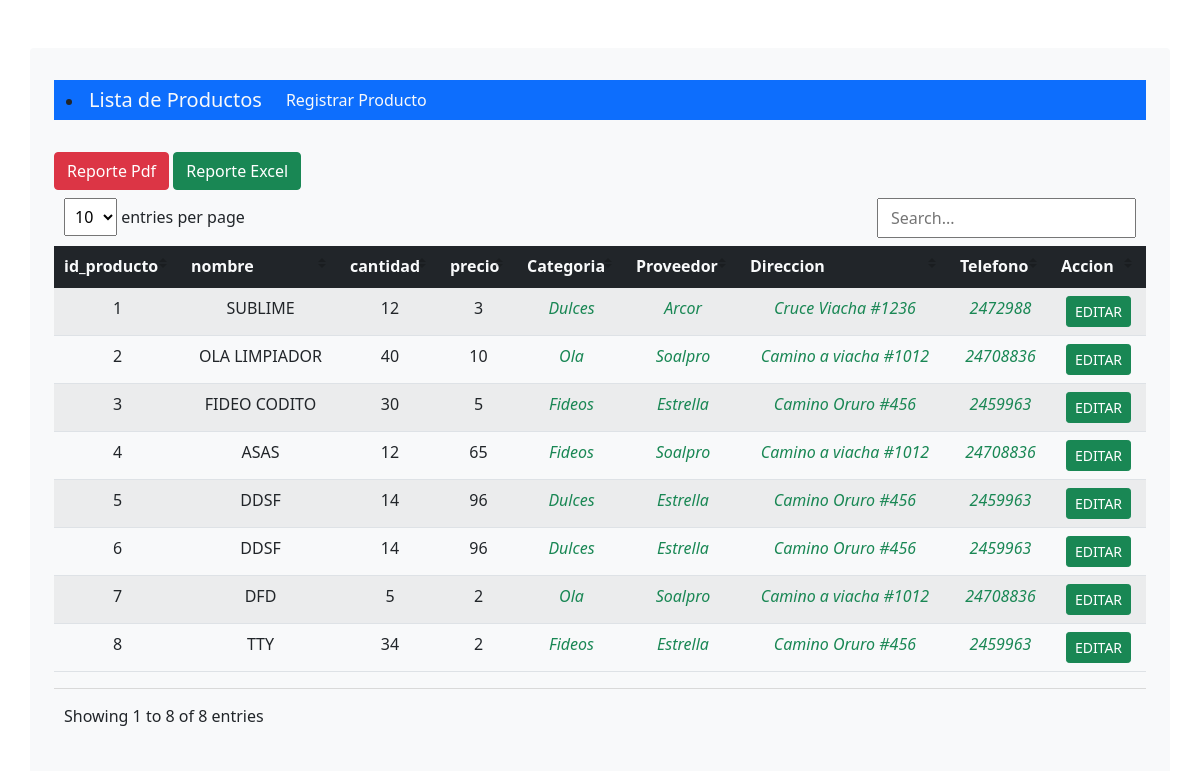
Page /vista/public/resultado.php on the committed database.
### tables this page shows
CREATE TABLE `tbproducto` (
  `id_producto` int(11) NOT NULL,
  `nombre` varchar(80) NOT NULL,
  `cantidad` int(11) NOT NULL,
  `precio` int(11) NOT NULL,
  `id_categoria` int(11) NOT NULL,
  `id_proveedor` int(11) NOT NULL
);

### modelo/BD/dataBase.php (called while the page is built, shortened)
<?php
class DataBase{
	public $host    =DB_HOST;
	public $usuario =DB_USER;
	public $pass    =DB_PASS;
	public $dbname  =DB_NAME;
	public $link;
	private function connectDB(){
		$this->link=new mysqli($this->host,$this->usuario,$this->pass,$this->dbname);
	}
	public function select($query){
		$result = $this->link->query($query) or die ($this->link->error.__LINE__);
		if($result->num_rows > 0){
			return $result;
		}
		else{
			header("Location:../index.php?msg=El dato no existe!!");
			exit();
		}
	}
 }
?>

### vista/public/resultado.php (the view, shortened to what this page needs)
<?php
include "../../modelo/BD/dataBase.php";
$dbname=new DataBase();
$query="SELECT * FROM tbproducto";
$read =$dbname->select($query);
?>
<!DOCTYPE html>
<html lang="en">
<head>
   <link rel="stylesheet" type="text/css" href="../assets/bootstrap/bootstrap.min.css">
   <link rel="stylesheet" href="../assets/dataTableV/jsTables/vanilla-dataTables2.min.css">
</head>
<body>
  <section class="container bg-light mt-5 p-4 rounded fade-in">
        <nav class="navbar navbar-expand-lg">
        <div class="container-fluid bg-primary">
          <li><a class="navbar-brand text-light" href="resultado.php">Lista de Productos</a></li>
          <div class="collapse navbar-collapse" id="navbarNavAltMarkup">
            <div class="navbar-nav">
        <li><a class="nav-link active text-light" aria-current="page" href="../../index.php">Registrar Producto</a></li>
          </div>
        </div>
      </div>
    </nav>
 <main class="row my-4">
 		<div class="col-lg-12">
        <span><a class="btn btn-danger" href="reporte/reportePdf.php" >Reporte Pdf</a></span>
        <span><a class="btn btn-success" href="reporte/reporteExcel.php">Reporte Excel</a></span>
         	<table class="table table-hover table-striped" id="tabla">
         		<thead>
         			<tr class="text-light bg-dark text-center">
         				<th scope="col">id_producto</th>
         				<th scope="col">nombre</th>
         				<th scope="col">cantidad</th>
         				<th scope="col">precio</th>
         				<th scope="col">Categoria</th>
         				<th scope="col">Proveedor</th>
                <th scope="col">Direccion</th>
                <th scope="col">Telefono</th>
                 <th scope="col">Accion</th>
         			</tr>
         		</thead>
         		<tbody class="text-center">
         			<?php foreach ($read as $row) {?>
              <tr>
         			<td class="bg-light text-uppercase"><?php echo $row['id_producto'];?></td>
         			<td class="bg-light text-uppercase"><?php echo $row['nombre'];?></td>
         			<td class="bg-light text-uppercase"><?php echo $row['cantidad'];?></td>
         			<td class="bg-light text-uppercase"><?php echo $row['precio'];?></td>
         			<td class="bg-light text-success fw-semibold fst-italic"><?php
              switch ($row['id_categoria']) {
                case 1:
                  echo"Dulces";
                  break;
                  case 2:
                  echo"Fideos";
                  break;
                  case 3:
                  echo"Ola";
                  break;
              }
            ?></td>
          <td class="bg-light text-success fw-semibold fst-italic"><?php
              switch ($row['id_proveedor']) {
                case 1:
                  echo"Soalpro";
                  break;
                  case 2:
                  echo"Estrella";
                  break;
                  case 3:
                  echo"Arcor";
                  break;
              }
            ?></td>
          <td class="bg-light text-success fw-semibold fst-italic"><?php
              switch ($row['id_proveedor']) {
                case 1:
                  echo"Camino a viacha #1012";
                  break;
                  case 2:
                  echo"Camino Oruro #456";
                  break;
                  case 3:
                  echo"Cruce Viacha #1236";
                  break;
              }
            ?></td>
        <td class="bg-light text-success fw-semibold fst-italic"><?php
              switch ($row['id_proveedor']) {
                case 1:
                  echo"24708836";
                  break;
                  case 2:
                  echo"2459963";
                  break;
                  case 3:
                  echo"2472988";
                  break;
              }
            ?></td>
          <td class="bg-light text-uppercase"><a href="actualizaProducto.php?id_producto=<?php echo urlencode($row['id_producto']);?>" class="btn btn-success btn-sm">Editar</a></td>
         			<?php } ?>
         		</tr>
         		</tbody>
         	</table>
 	</div>
 </main>
 </section>
</body>
</html>

### rows in the picture
tbproducto: id_producto "1", nombre "SUBLIME", cantidad "12", precio "3", shows "Dulces", shows "Arcor", shows "Cruce Viacha #1236", shows "2472988"
tbproducto: id_producto "2", nombre "OLA LIMPIADOR", cantidad "40", precio "10", shows "Ola", shows "Soalpro", shows "Camino a viacha #1012", shows "24708836"
tbproducto: id_producto "3", nombre "FIDEO CODITO", cantidad "30", precio "5", shows "Fideos", shows "Estrella", shows "Camino Oruro #456", shows "2459963"
tbproducto: id_producto "4", nombre "ASAS", cantidad "12", precio "65", shows "Fideos", shows "Soalpro", shows "Camino a viacha #1012", shows "24708836"
tbproducto: id_producto "5", nombre "DDSF", cantidad "14", precio "96", shows "Dulces", shows "Estrella", shows "Camino Oruro #456", shows "2459963"
tbproducto: id_producto "6", nombre "DDSF", cantidad "14", precio "96", shows "Dulces", shows "Estrella", shows "Camino Oruro #456", shows "2459963"
tbproducto: id_producto "7", nombre "DFD", cantidad "5", precio "2", shows "Ola", shows "Soalpro", shows "Camino a viacha #1012", shows "24708836"
tbproducto: id_producto "8", nombre "TTY", cantidad "34", precio "2", shows "Fideos", shows "Estrella", shows "Camino Oruro #456", shows "2459963"
